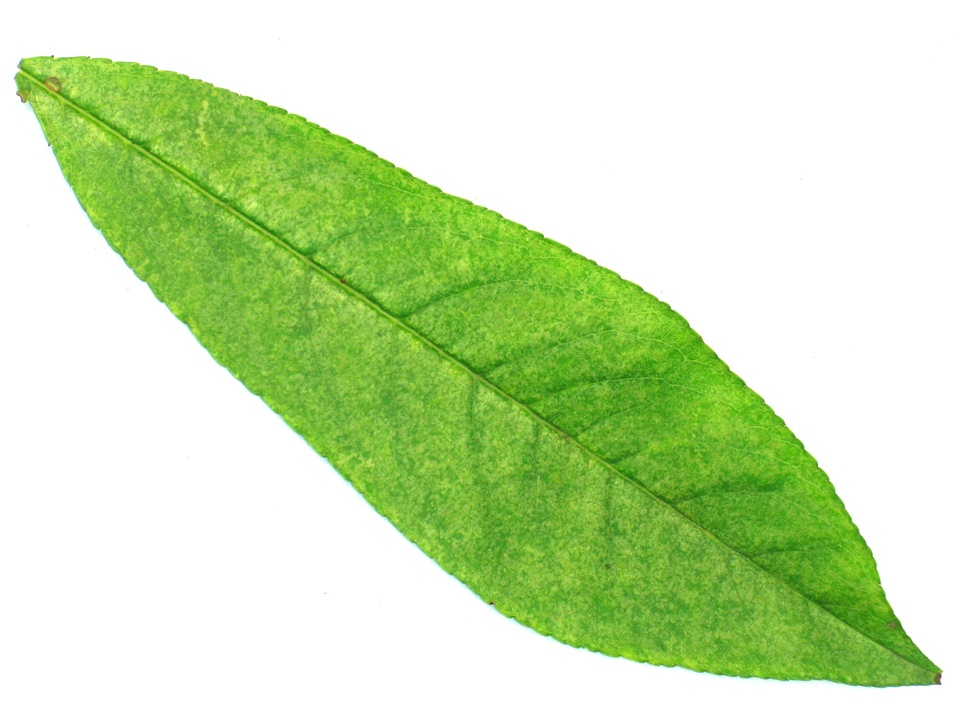
#> input picture asset/3206.jpg, 970 x 727 px, shrunk from 1600 x 1200 before the run
$ python -i ImageProcess.py   (imports and definitions only)
#> lines starting #> are read from the running program, lines starting #| are printed output that depends on the picture; after the words box and inside, x2 and y2 are one past the last pixel; in counts of white or black regions, pixels touching at a corner belong together
from Requirement import *
from Types import *


def segment_image_kmeans(image: MatLike, k: int = 2) -> MatLike:
    """
    Segmenter une image en utilisant le clustering k-means.

    Parameters:
    - image: Image à segmenter.
    - k: Nombre de clusters (segments).

    Returns:
    - Image segmentée en niveaux de gris.
    """

    # Aplatir l'image en un tableau 1D d'échantillons
    pixels: Any = image.flatten().reshape((-1, 1))

    # Convertir les données en type float32
    pixels = np.float32(pixels)

    # Définir les critères de convergence (ajuster si nécessaire)
    criteria = (cv2.TERM_CRITERIA_EPS + cv2.TERM_CRITERIA_MAX_ITER, 100, 0.2)

    # Appliquer la méthode k-means avec une initialisation améliorée
    _, labels, centers = cv2.kmeans(
        pixels, k, None, criteria, 10, cv2.KMEANS_PP_CENTERS
    )

    # Convertir les centres des clusters en entiers
    centers = centers.astype(np.uint8)

    # Mapper chaque pixel à son cluster correspondant
    segmented_image = centers[labels.flatten()]

    # Remettre l'image dans sa forme originale
    segmented_image = segmented_image.reshape(image.shape)

    return segmented_image


def SharpnessFilter(img: MatLike):
    """
    Appliquer un filtre de netteté à une image.

    Parameters:
    - img: Image à traiter.

    Returns:
    - Image filtrée.
    """
    # Définir un noyau d'affûtage
    noyau = np.array([[-1, -1, -1], [-1, 9, -1], [-1, -1, -1]])
    # Appliquer le noyau d'affûtage
    return cv2.filter2D(img, -1, noyau)

def get_contours(segmented_image: MatLike) -> Sequence[MatLike]:
    """
    Extraire les contours d'une image segmentée.

    Parameters:
    - segmented_image: Image segmentée en niveaux de gris.

    Returns:
    - Liste de contours.
    """
    noyau = np.array([[-1, -1, -1], [-1, 9, -1], [-1, -1, -1]])

    # Obtenir les bords de Canny
    contours_canny = cv2.Canny(segmented_image, 1, 50)

    contours_canny = cv2.morphologyEx(contours_canny, cv2.MORPH_CLOSE, noyau)

    contours, _ = cv2.findContours(contours_canny, cv2.RETR_TREE, cv2.CHAIN_APPROX_NONE)
    return contours

# [40 lines left out: function rotate_image, not called in this run]

def ImageProcessing(
    image_path: str, angle: float = 0
) -> Tuple[MatLike, MatLike, MatLike, MatLike, MatLike, Sequence[Any]]:
    """
    Traiter une image et extraire les contours.

    Parameters:
    - image_path: Chemin vers le fichier image.
    - angle: Angle de rotation en degrés (par défaut 0).

    Returns:
    - Tuple contenant l'image traitée, l'image de netteté, l'image segmentée, l'image binaire,
      l'image en niveau de gris et une liste de contours.
    """
#> called with image_path = '../asset/3206.jpg', angle = 0

    # Charger l'image
    result = cv2.imread(image_path)
#> result is the input picture: shape (727, 970, 3); mean B, G, R 181, 228.6, 204.5

    # Vérifier si l'image est chargée avec succès
    if result is None:
        raise ValueError("Erreur : Impossible de charger l'image.")

    # Rotater l'image si nécessaire
    if angle != 0:
        # Rotater l'image
        result = rotate_image(result, angle)

    try:
        # Appliquer le filtre de netteté
        sharp_image = SharpnessFilter(result)
#> in SharpnessFilter, `return cv2.filter2D(img, -1, noyau)`:
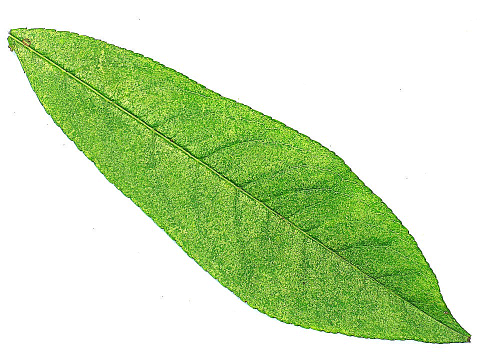
#> returned value: shape (727, 970, 3) (shown at 1/2 size); mean of channels 0, 1, 2 183.4, 226.5, 204.3; drawn as B, G, R

        # Segmenter l'image avec la méthode de k-means
        segment = segment_image_kmeans(sharp_image)
#> in segment_image_kmeans, `_, labels, centers = cv2.kmeans( pixels, k, None, criteria, 10, cv2.KM..`: centers = [249.1, 76.15]
#> in segment_image_kmeans, `centers = centers.astype(np.uint8)`: centers = [249, 76]
#> in segment_image_kmeans, `segmented_image = segmented_image.reshape(image.shape)`:
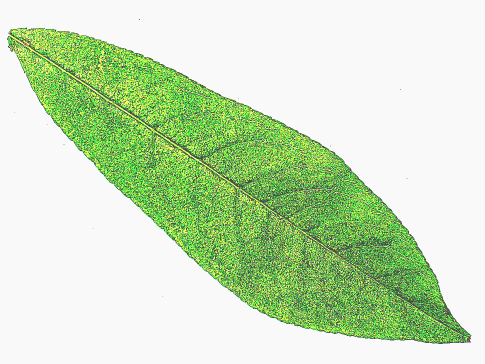
#> segmented_image: shape (727, 970, 3) (shown at 1/2 size); mean B, G, R 188.9, 224.7, 202

        # Convertir l'image segmentée en binaire
        _, binary_image = cv2.threshold(segment, 128, 255, cv2.THRESH_BINARY)
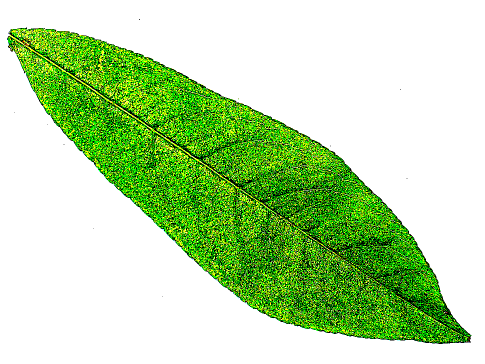
#> binary_image: shape (727, 970, 3) (shown at 1/2 size); mean B, G, R 166.5, 219.2, 185.7

        # Convertir l'image binaire en niveau de gris
        image = cv2.cvtColor(binary_image, cv2.COLOR_BGR2GRAY)
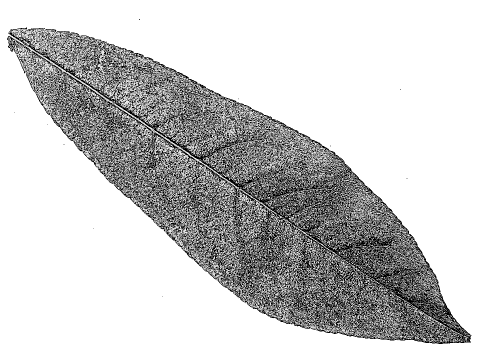
#> image: shape (727, 970) (shown at 1/2 size); min 0, max 255, mean 203.2

        # Extraire les contours de l'image
        contours = get_contours(image)
#> in get_contours, `contours_canny = cv2.Canny(segmented_image, 1, 50)`:
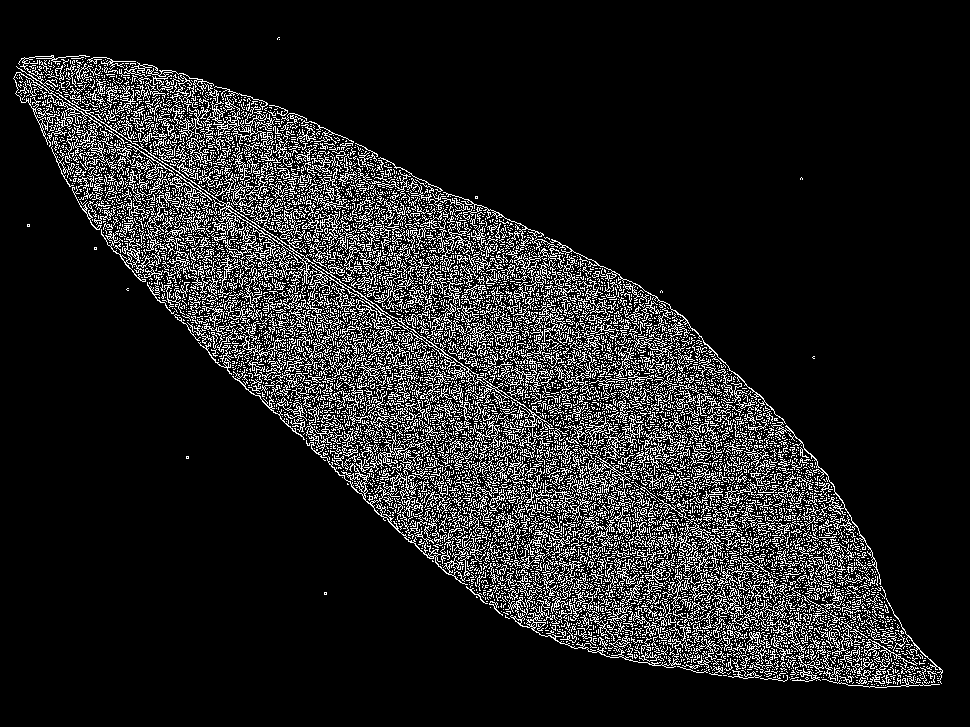
#> contours_canny: shape (727, 970); 13% white in thin lines or dots, all inside (x1, y1, x2, y2) = (13, 37, 943, 688)
#> in get_contours, `contours_canny = cv2.morphologyEx(contours_canny, cv2.MORPH_CLOSE, noy..`:
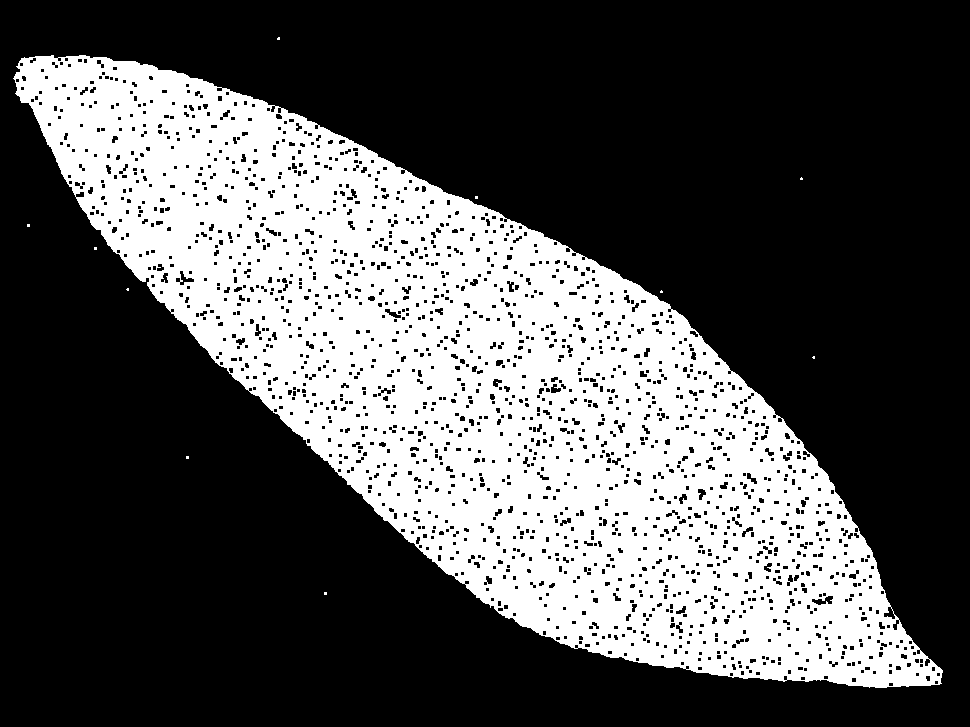
#> contours_canny: shape (727, 970); 33.1% white; 11 white regions (10 under 20 px)
#> in get_contours, `contours, _ = cv2.findContours(contours_canny, cv2.RETR_TREE, cv2.CHAI..`: contours = 1867 contours, 1350 with area under 20; largest, box (x1, y1, x2, y2) and area: (13, 55, 943, 688) 256058, (811, 595, 834, 606) 130, (179, 270, 195, 286) 106, (883, 606, 896, 620) 86, (384, 308, 402, 319) 83
    except cv2.error as e:
        raise ValueError(f"Erreur lors de la recherche des contours : {e}")

    return result, sharp_image, segment, binary_image, image, contours

>>> result = ImageProcessing('../asset/3206.jpg')
#> result = 6 items

$ run again, on asset/3283.jpg
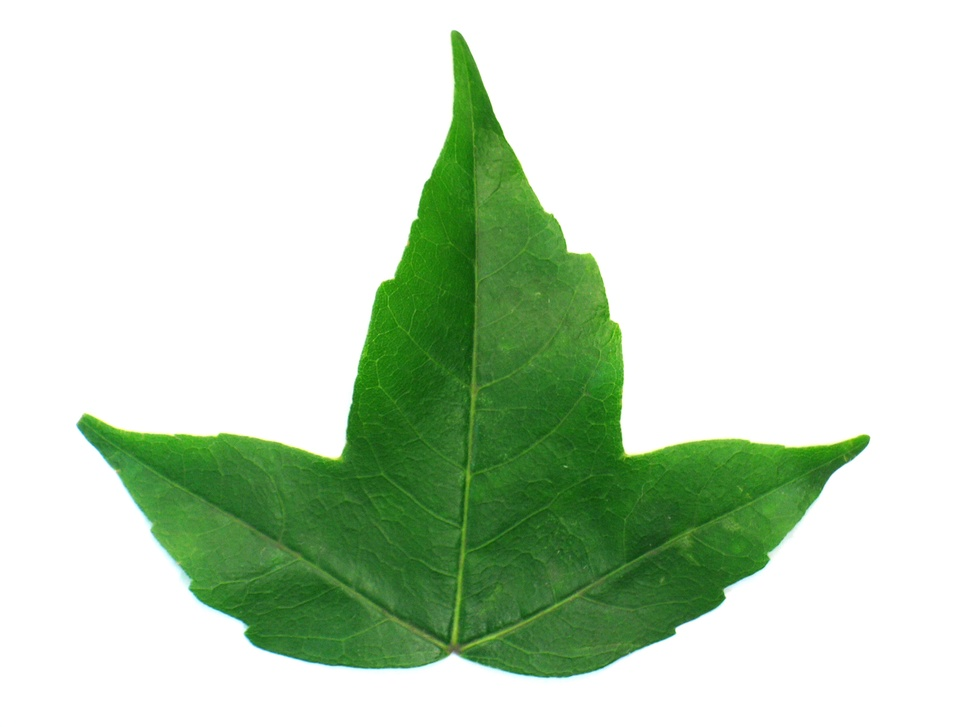
#> input picture asset/3283.jpg, 970 x 727 px, shrunk from 1600 x 1200 before the run
#> in ImageProcessing, result is the input picture: shape (727, 970, 3); mean B, G, R 195.6, 217.9, 199.3
#> in segment_image_kmeans, `_, labels, centers = cv2.kmeans( pixels, k, None, criteria, 10, cv2.KM..`: centers = [64.79, 254.3]
#> in segment_image_kmeans, `centers = centers.astype(np.uint8)`: centers = [64, 254]
#> in get_contours, `contours_canny = cv2.Canny(segmented_image, 1, 50)`:
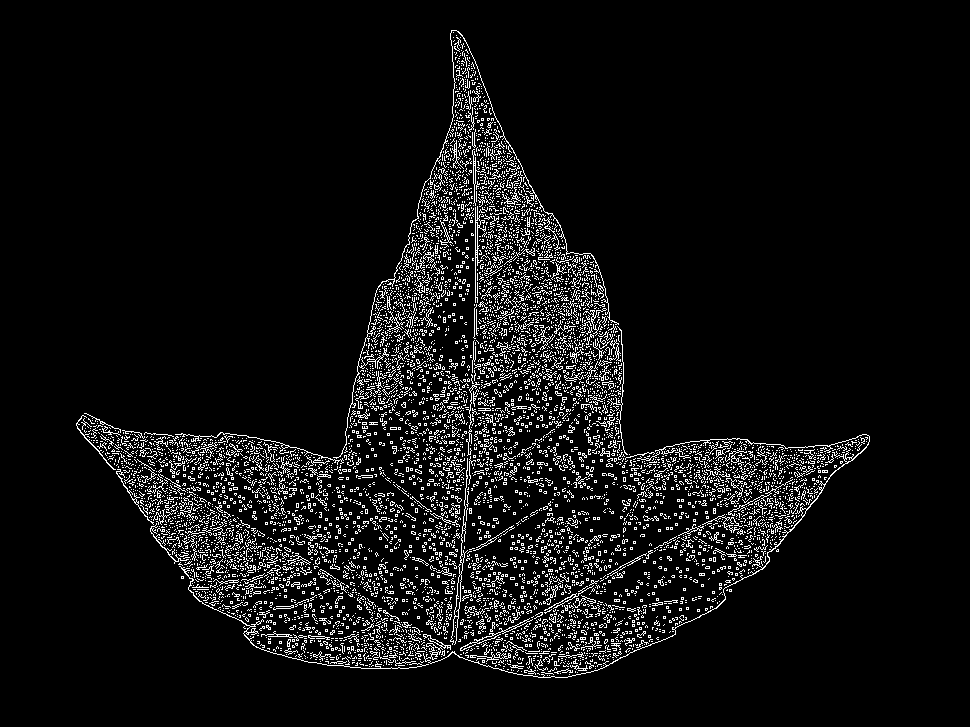
#> contours_canny: shape (727, 970); 6.5% white in thin lines or dots, all inside (x1, y1, x2, y2) = (76, 30, 870, 678)
#> in get_contours, `contours_canny = cv2.morphologyEx(contours_canny, cv2.MORPH_CLOSE, noy..`:
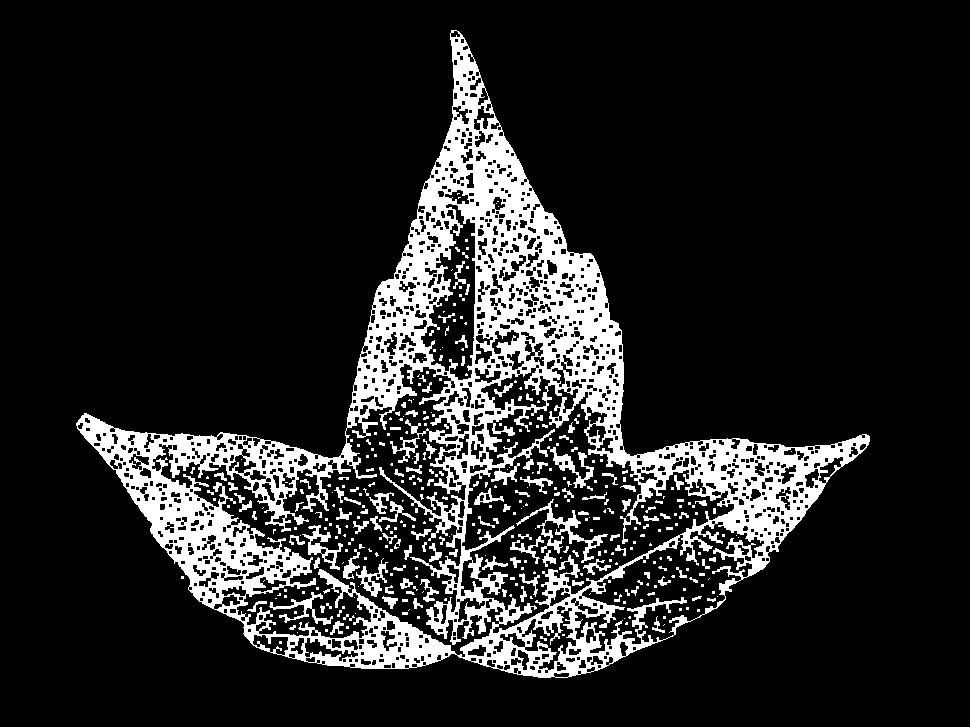
#> contours_canny: shape (727, 970); 14.3% white; 391 white regions (269 under 20 px)
#> in get_contours, `contours, _ = cv2.findContours(contours_canny, cv2.RETR_TREE, cv2.CHAI..`: contours = 1436 contours, 802 with area under 20; largest, box (x1, y1, x2, y2) and area: (76, 30, 870, 678) 195354, (151, 363, 504, 658) 37204, (461, 384, 735, 634) 29572, (574, 521, 765, 654) 10538, (420, 203, 476, 381) 5472
#> result = 6 items

$ run again, on asset/3549.jpg
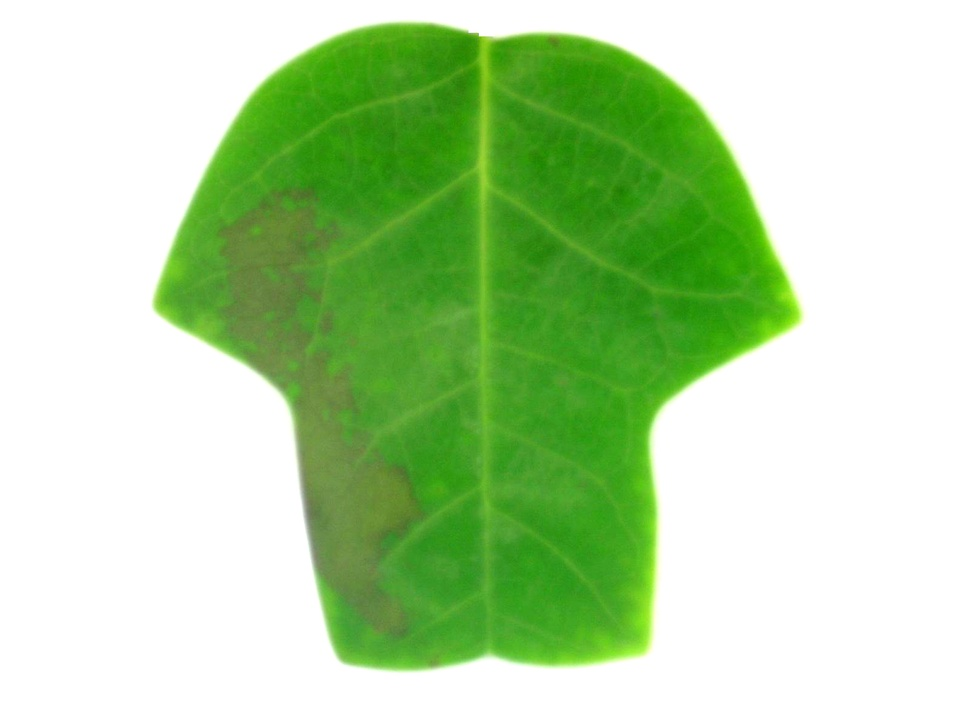
#> input picture asset/3549.jpg, 970 x 727 px, shrunk from 1600 x 1200 before the run
#> in ImageProcessing, result is the input picture: shape (727, 970, 3); mean B, G, R 167, 216.4, 182.7
#> in segment_image_kmeans, `_, labels, centers = cv2.kmeans( pixels, k, None, criteria, 10, cv2.KM..`: centers = [249.8, 75.39]
#> in segment_image_kmeans, `centers = centers.astype(np.uint8)`: centers = [249, 75]
#> in get_contours, `contours_canny = cv2.Canny(segmented_image, 1, 50)`:
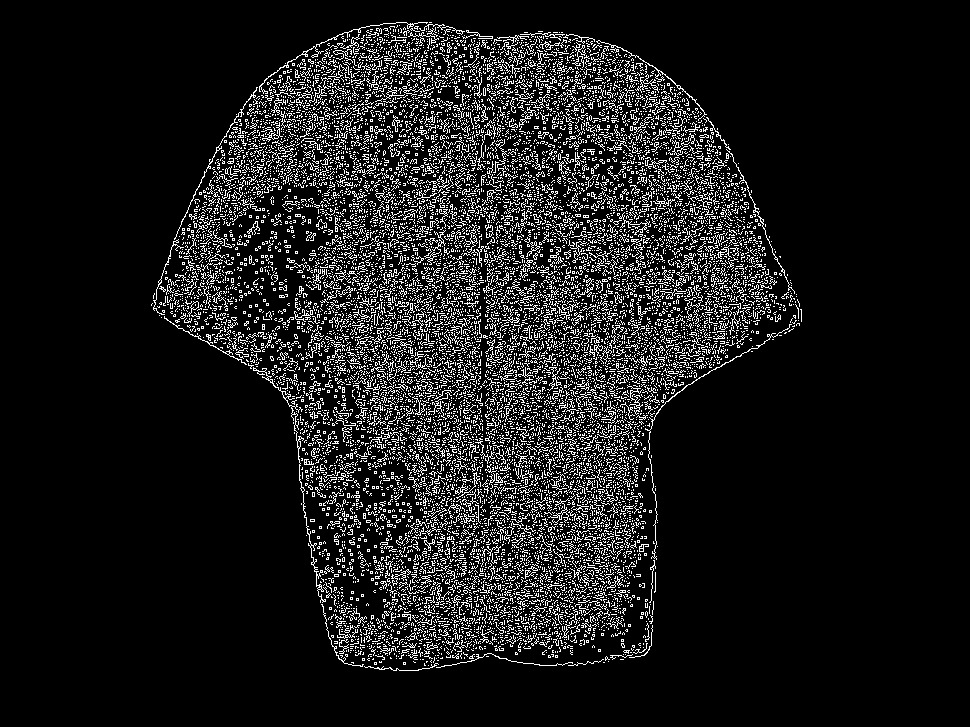
#> contours_canny: shape (727, 970); 10.2% white in thin lines or dots, all inside (x1, y1, x2, y2) = (151, 22, 802, 671)
#> in get_contours, `contours_canny = cv2.morphologyEx(contours_canny, cv2.MORPH_CLOSE, noy..`:
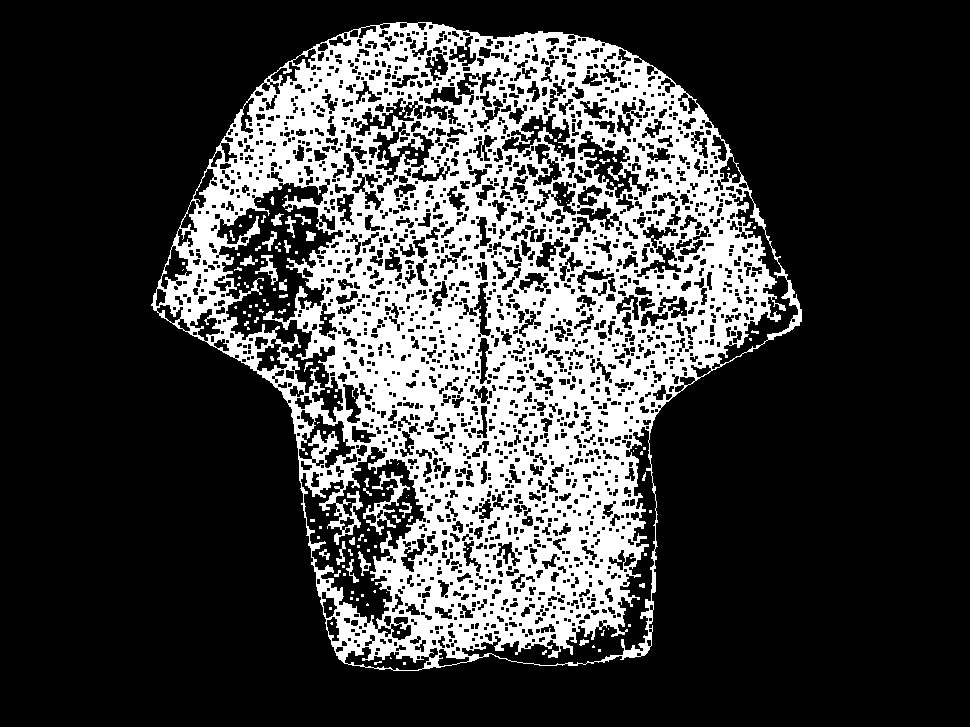
#> contours_canny: shape (727, 970); 25.2% white; 155 white regions (123 under 20 px)
#> in get_contours, `contours, _ = cv2.findContours(contours_canny, cv2.RETR_TREE, cv2.CHAI..`: contours = 2389 contours, 1144 with area under 20; largest, box (x1, y1, x2, y2) and area: (151, 22, 802, 671) 279366, (216, 182, 344, 423) 13666, (300, 446, 427, 630) 11026, (461, 426, 657, 666) 7329, (717, 190, 799, 365) 3160
#> result = 6 items
